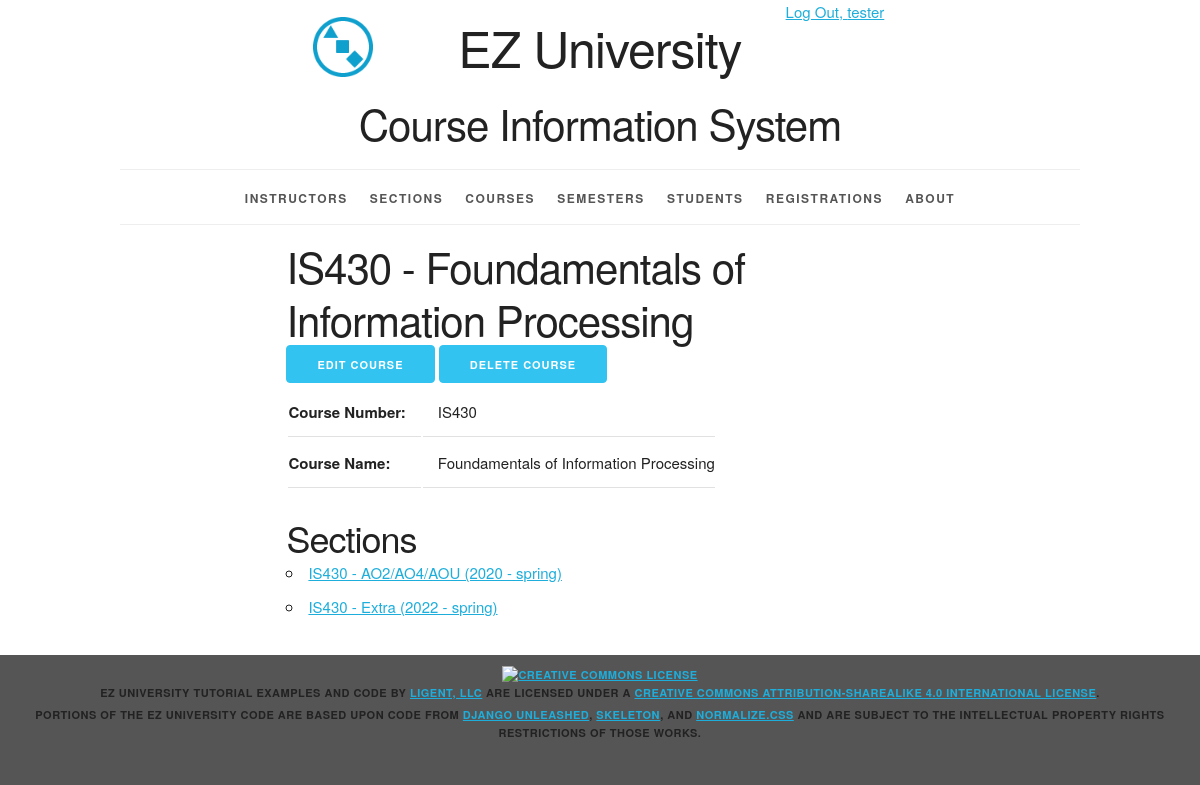
Before: /course/5/ (signed in) with the older database file.
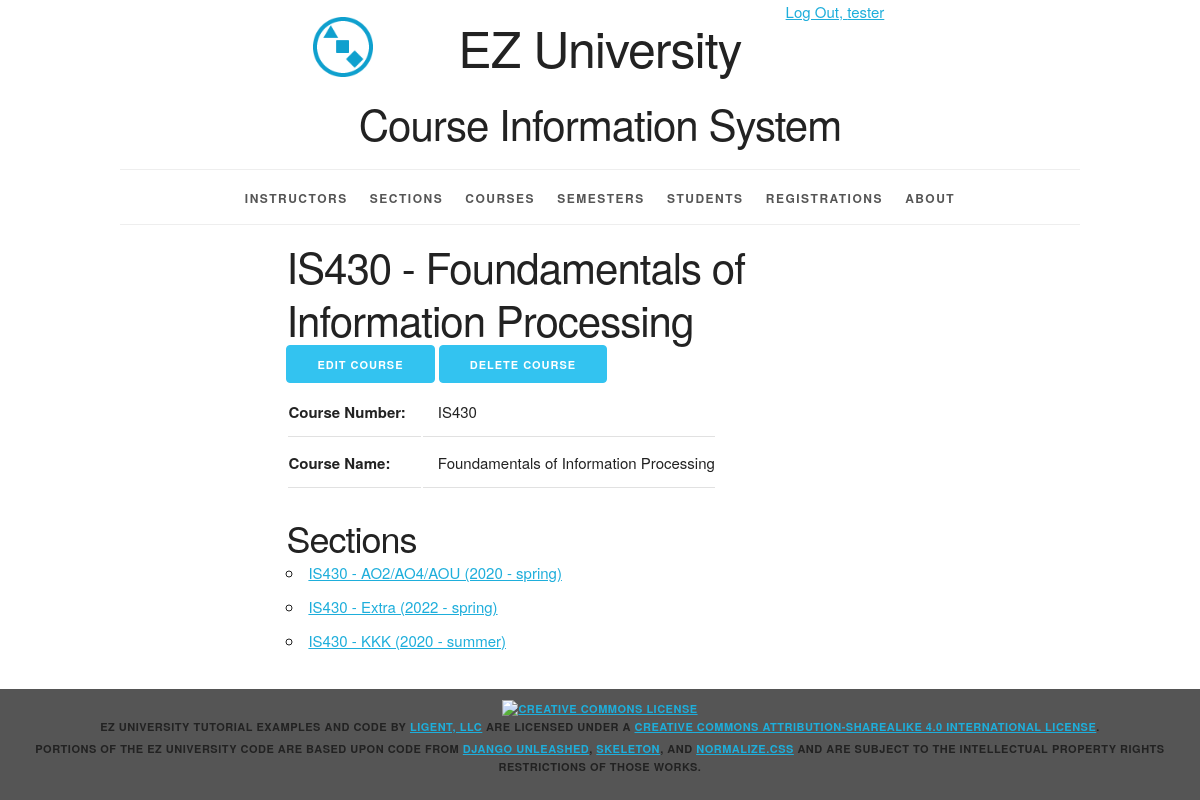
After: the same page with the newer database file.
### courseinfo/models.py (models this page shows, shortened)
class Section(models.Model):
    section_id = models.AutoField(primary_key=True)
    section_name = models.CharField(max_length=20)
    semester = models.ForeignKey(Semester, related_name='sections', on_delete=models.PROTECT)
    course = models.ForeignKey(Course, related_name='sections', on_delete=models.PROTECT)
    instructor = models.ForeignKey(Instructor, related_name='sections', on_delete=models.PROTECT)
    def __str__(self):
        return '%s - %s (%s)' % (self.course.course_number, self.section_name, self.semester.__str__())
    def get_absolute_url(self):
        return reverse('courseinfo_section_detail_urlpattern',
                       kwargs={'pk':self.pk}
                       )
    class Meta:
        ordering = ['course', 'section_name', 'semester']
        constraints = [
            UniqueConstraint(fields=['semester', 'course', 'section_name'],
                             name='unique_section')
        ]

class Course(models.Model):
    course_id = models.AutoField(primary_key=True)
    course_number = models.CharField(max_length=20)
    course_name = models.CharField(max_length=255)
    def __str__(self):
        return '%s - %s' % (self.course_number, self.course_name)
    def get_update_url(self):
        return reverse('courseinfo_course_update_urlpattern',
                       kwargs={'pk': self.pk})
    def get_delete_url(self):
        return reverse('courseinfo_course_delete_urlpattern',
                       kwargs={'pk':self.pk})
    class Meta:
        ordering = ['course_number', 'course_name']
        constraints = [
            UniqueConstraint(fields=['course_number', 'course_name'], name='unique_course')
        ]

class Semester(models.Model):
    semester_id = models.AutoField(primary_key=True)
    year = models.ForeignKey(Year, related_name='semesters', on_delete=models.PROTECT)
    period = models.ForeignKey(Period, related_name='semesters', on_delete=models.PROTECT)
    def __str__(self):
        return '%s - %s' %(self.year.year, self.period.period_name)
    class Meta:
        ordering = ['year__year', 'period__period_sequence']
        constraints = [
            UniqueConstraint(fields=['year', 'period'], name='unique_semester')
        ]

class Year(models.Model):
    year_id = models.AutoField(primary_key=True)
    year = models.IntegerField(unique=True)
    class Meta:
        ordering = ['year']

class Period(models.Model):
    period_id = models.AutoField(primary_key=True)
    period_sequence = models.IntegerField(unique=True)
    period_name = models.CharField(max_length=45, unique=True)
    class Meta:
        ordering = ['period_sequence']

### courseinfo/views.py (the view)
class CourseDetail(LoginRequiredMixin, PermissionRequiredMixin, DetailView):
    model = Course
    permission_required = 'courseinfo.view_course'
    def get_context_data(self, **kwargs):
        context = super(DetailView, self).get_context_data(**kwargs)
        course = self.get_object()
        section_list = course.sections.all()
        context['section_list'] = section_list
        return context

### courseinfo/templates/courseinfo/course_detail.html (shortened to what this page needs)
{% extends 'courseinfo/base.html' %}
{% block content %}
<article>
  <div class="row">
  <div class="offset-by-two eight columns">
    <h2>{{ course }}</h2>
    <ul class="inline">
        {% if perms.courseinfo.change_course %}
        <li>
          <a
              href="{{ course.get_update_url }}"
              class="button button-primary">
            Edit Course</a></li>
        {% endif %}
        {% if perms.courseinfo.delete_course %}
        <li>
          <a
              href="{{ course.get_delete_url }}"
              class="button button-primary">
            Delete Course</a></li>
        {% endif %}
    </ul>
    <section>
        <table>
            <tr>
                <th>Course Number:</th>
                <td>{{ course.course_number }}</td>
            </tr>
            <tr>
                <th>Course Name:</th>
                <td>{{ course.course_name }}</td>
            </tr>
        </table>
    </section>
    <section>
        <h3>Sections</h3>
        <ul>
            {% for section in section_list %}
                <li>
                    <a href="{{ section.get_absolute_url }}">{{ section }}</a>
                </li>
            {% empty %}
                <li><em>There are currently no sections for this course.</em></li>
            {% endfor %}
        </ul>
    </section>
  </div></div>
</article>
{% endblock %}

Changed rows visible on the page:
added Section: course+section_name+semester "IS430 - KKK (2020 - summer)"
